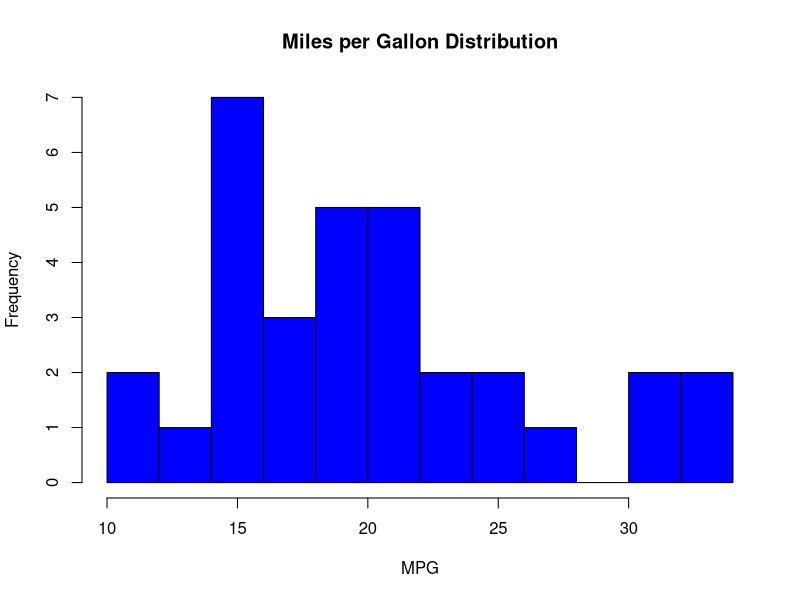
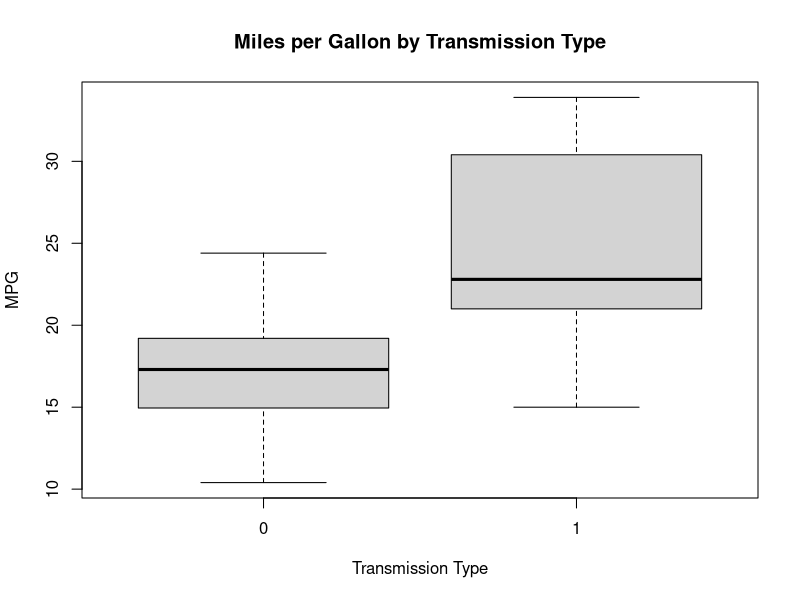
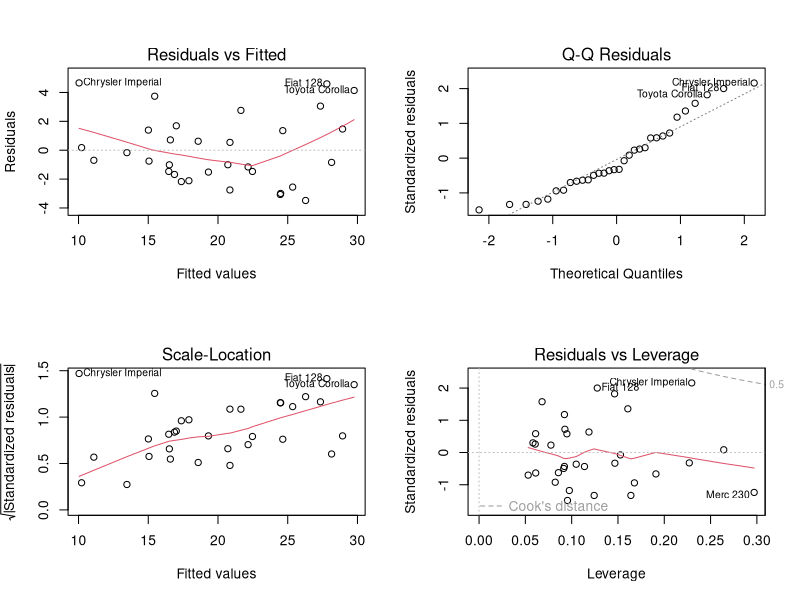

Reproduce these figures in R, in order.
## ---- chunk 1
hist(mtcars$mpg, breaks = 10, xlab = "MPG", main = "Miles per Gallon Distribution", col = "blue")
## ---- chunk 2
boxplot(mpg ~ am, data = mtcars, main = "Miles per Gallon by Transmission Type", xlab = "Transmission Type", ylab = "MPG")
## ---- chunk 3
simplemodel <- lm(mpg ~ am, data = mtcars)
## ---- chunk 4
complexmodel <- lm(mpg ~ ., data = mtcars)
## ---- chunk 5
bestmodel <- step(complexmodel, trace=0)
summary(bestmodel)
## ---- chunk 6
par(mfrow = c(2,2))
plot(bestmodel)
